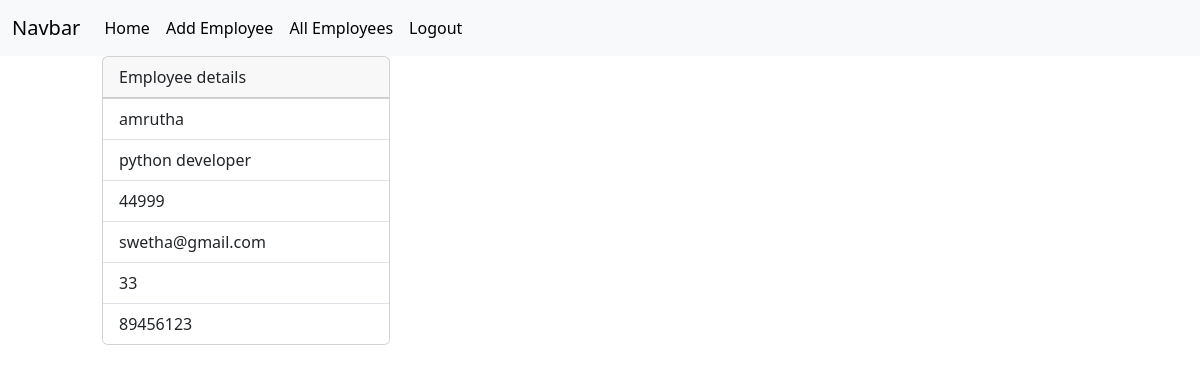
Screenshot of /employees/7/ (signed in) with the database file from the repository.
### crm/models.py (models this page shows, shortened)
class Employees(models.Model):
    name=models.CharField(max_length=100)
    department=models.CharField(max_length=100)
    salary=models.PositiveBigIntegerField()
    email=models.EmailField(unique=True)
    age=models.PositiveIntegerField()
    contact=models.CharField( max_length=20,null=True)
    profile_picture=models.ImageField(upload_to="images",null=True,blank=True)
    dob=models.DateField(null=True,blank=True)

### crm/views.py (the view)
# urls.py: path('employees/<int:pk>/',views.EmployedetailView.as_view(),name="emp-detail"),
@method_decorator(signin_required,name="dispatch")
class EmployedetailView(View):
    def get(self,request,*args, **kwargs):
        id=kwargs.get("pk")
        qs=Employees.objects.get(id=id)
        return render(request,"detail.html",{"data":qs})

### crm/views.py (called while the page is built)
def signin_required(fn):
    def wrapper(request,*args, **kwargs):
        if not request.user.is_authenticated:
            messages.error(request,"invalid session")
            return redirect("signin")
        else:
            return fn(request,*args, **kwargs)
    return wrapper

### crm/templates/detail.html (shortened to what this page needs)
{%extends 'base.html'%}
{%block body_block%}
<div class="container d-flex">
    <div class="row">
        <div class="col-2"></div>
        <div class="col-8">
            <div class="card" style="width: 18rem;">
                <div class="card-header">
                    Employee details
                </div>
                <ul class="list-group list-group-flush">
                <li class="list-group-item">{{data.name}}</li>
                <li class="list-group-item">{{data.department}}</li>
                <li class="list-group-item">{{data.salary}}</li>
                <li class="list-group-item">{{data.email}}</li>
                <li class="list-group-item">{{data.age}}</li>
                <li class="list-group-item">{{data.contact}}</li>
                </ul>
            </div>
        </div>
        <div class="col-2">
        </div>
    </div>
</div>
{%endblock%}

### rows the page displays
Employees: name "amrutha", department "python developer", salary "44999", email "swetha@gmail.com", age "33", contact "89456123"
